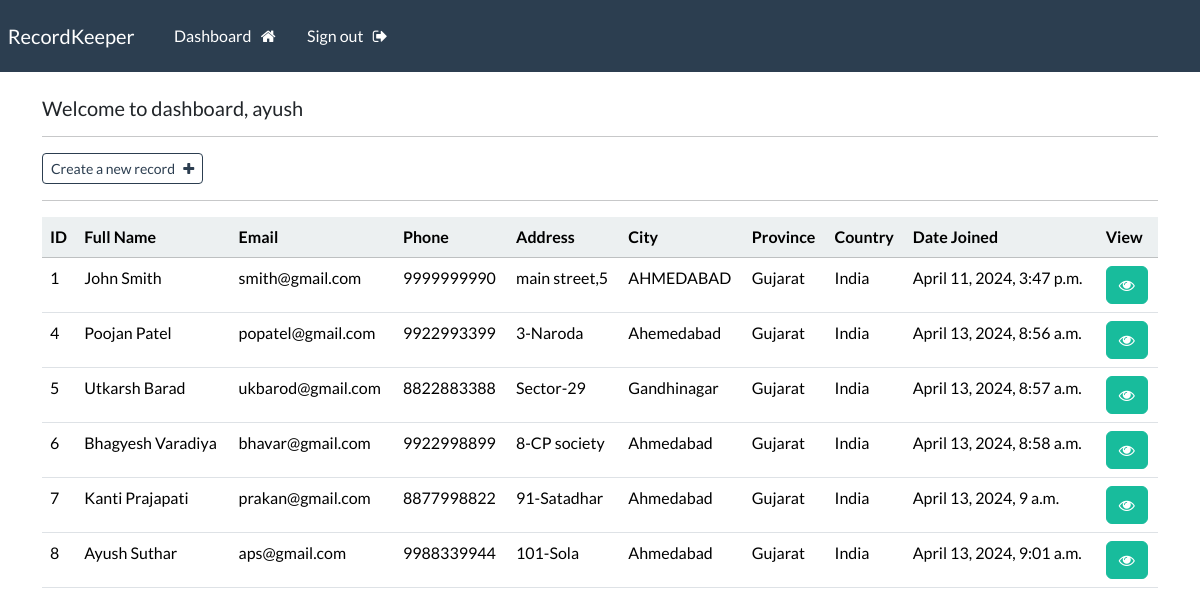
The page /dashboard (signed in) on the database its author committed.
### webapp/models.py (models this page shows, shortened)
class Record(models.Model):
    creation_date=models.DateTimeField(auto_now_add=True)
    first_name=models.CharField(max_length=100)
    last_name=models.CharField(max_length=100)
    email=models.CharField(max_length=255)
    phone=models.CharField(max_length=20)
    address=models.CharField(max_length=300)
    city=models.CharField(max_length=100)
    province=models.CharField(max_length=180)
    country=models.CharField(max_length=200)

### webapp/views.py (the view)
# urls.py: path('dashboard',views.dashboard, name="dashboard"),
@login_required(login_url='my-login')
def dashboard(request):
    my_records=Record.objects.all()
    context={'records':my_records}
    return render(request,'webapp/dashboard.html',context=context)

### webapp/templates/webapp/dashboard.html
{% extends 'webapp/base.html' %}
{% block content %}
<h5>Welcome to dashboard, {{user}}</h5>
<hr>
<a href="{% url 'create-record' %}" class="btn btn-outline-primary btn-sm">
    Create a new record &nbsp; <i class="fa fa-plus" aria-hidden="true"></i>
</a>
<hr>
<table class="table table-hover table-border">
    <thead class="table-light">
        <tr>
            <th scope="col"> ID </th>
            <th scope="col"> Full Name </th>
            <th scope="col"> Email </th>
            <th scope="col"> Phone </th>
            <th scope="col"> Address </th>
            <th scope="col"> City </th>
            <th scope="col"> Province </th>
            <th scope="col"> Country </th>
            <th scope="col"> Date Joined </th>
            <th scope="col"> View </th>
        </tr>
    </thead>
    <tbody>
    {% if records %}
        {% for record in records %}
        <tr>
            <td > {{record.id}} </td>
            <td > {{record.first_name}} {{record.last_name}} </td>
            <td > {{record.email}} </td>
            <td > {{record.phone}} </td>
            <td > {{record.address}} </td>
            <td > {{record.city}} </td>
            <td > {{record.province}} </td>
            <td > {{record.country}} </td>
            <td > {{record.creation_date}} </td>
            <td > <a class="btn btn-success" href="{% url 'record' record.id %}">
                <i class="fa fa-eye" aria-hidden="true"></i>
            </a> </td>
        </tr>
        {% endfor %}
    {% endif %}
    </tbody>
</table>
{% endblock %}

### webapp/templates/webapp/base.html (shortened to what this page needs)
{% load static %}
<!DOCTYPE html>
<html>
    <head>
        <link rel="stylesheet" type="text/css" href="https://bootswatch.com/5/flatly/bootstrap.min.css">
        <link rel="stylesheet" type="text/css" href="{% static 'css/styles.css' %}">
        <link rel="stylesheet" href="https://cdnjs.cloudflare.com/ajax/libs/font-awesome/4.7.0/css/font-awesome.min.css">
    </head>
    <body>
        {% include 'webapp/navbar.html' %}
        <div class="container">
            <br>
            {% block content %}
            {% endblock %}
        </div>
    </body>
</html>

### webapp/templates/webapp/navbar.html (shortened to what this page needs)
<nav class="navbar navbar-expand-lg navbar-dark bg-primary justify-content-center">
    <a class="navbar-brand main-heading" href="{% url '' %}">
      &nbsp; RecordKeeper
    </a>
      <div class="collapse navbar-collapse text-center" id="navbarNavDropdown">
        <ul class="navbar-nav mr-auto">
          {% if user.is_authenticated %}
            <li class="nav-item">
              <a class="nav-link" href="{% url 'dashboard' %}">Dashboard &nbsp; <i class="fa fa-home" aria-hidden="true"></i> </a>
            </li>
            <li class="nav-item">
              <a class="nav-link" href="{% url 'user-logout' %}">Sign out &nbsp; <i class="fa fa-sign-out" aria-hidden="true"></i> </a>
            </li>
        </ul>
        {% else %}
        &nbsp;
        <li class="nav-item">
          <a class="nav-link" href="{% url 'my-login' %}">Login</a>
        </li>
        {% endif %}
      </div>
  </nav>

### rows shown on the page
Record: id "1", first_name "John", last_name "Smith", email "smith@gmail.com", phone "9999999990", address "main street,5", city "AHMEDABAD", province "Gujarat", country "India", creation_date "April 11, 2024, 3:47 p.m."
Record: id "4", first_name "Poojan", last_name "Patel", email "popatel@gmail.com", phone "9922993399", address "3-Naroda", city "Ahemedabad", province "Gujarat", country "India", creation_date "April 13, 2024, 8:56 a.m."
Record: id "5", first_name "Utkarsh", last_name "Barad", email "ukbarod@gmail.com", phone "8822883388", address "Sector-29", city "Gandhinagar", province "Gujarat", country "India", creation_date "April 13, 2024, 8:57 a.m."
Record: id "6", first_name "Bhagyesh", last_name "Varadiya", email "bhavar@gmail.com", phone "9922998899", address "8-CP society", city "Ahmedabad", province "Gujarat", country "India", creation_date "April 13, 2024, 8:58 a.m."
Record: id "7", first_name "Kanti", last_name "Prajapati", email "prakan@gmail.com", phone "8877998822", address "91-Satadhar", city "Ahmedabad", province "Gujarat", country "India", creation_date "April 13, 2024, 9 a.m."
Record: id "8", first_name "Ayush", last_name "Suthar", email "aps@gmail.com", phone "9988339944", address "101-Sola", city "Ahmedabad", province "Gujarat", country "India", creation_date "April 13, 2024, 9:01 a.m."

### other values the page prints
{{ user }} "ayush"
